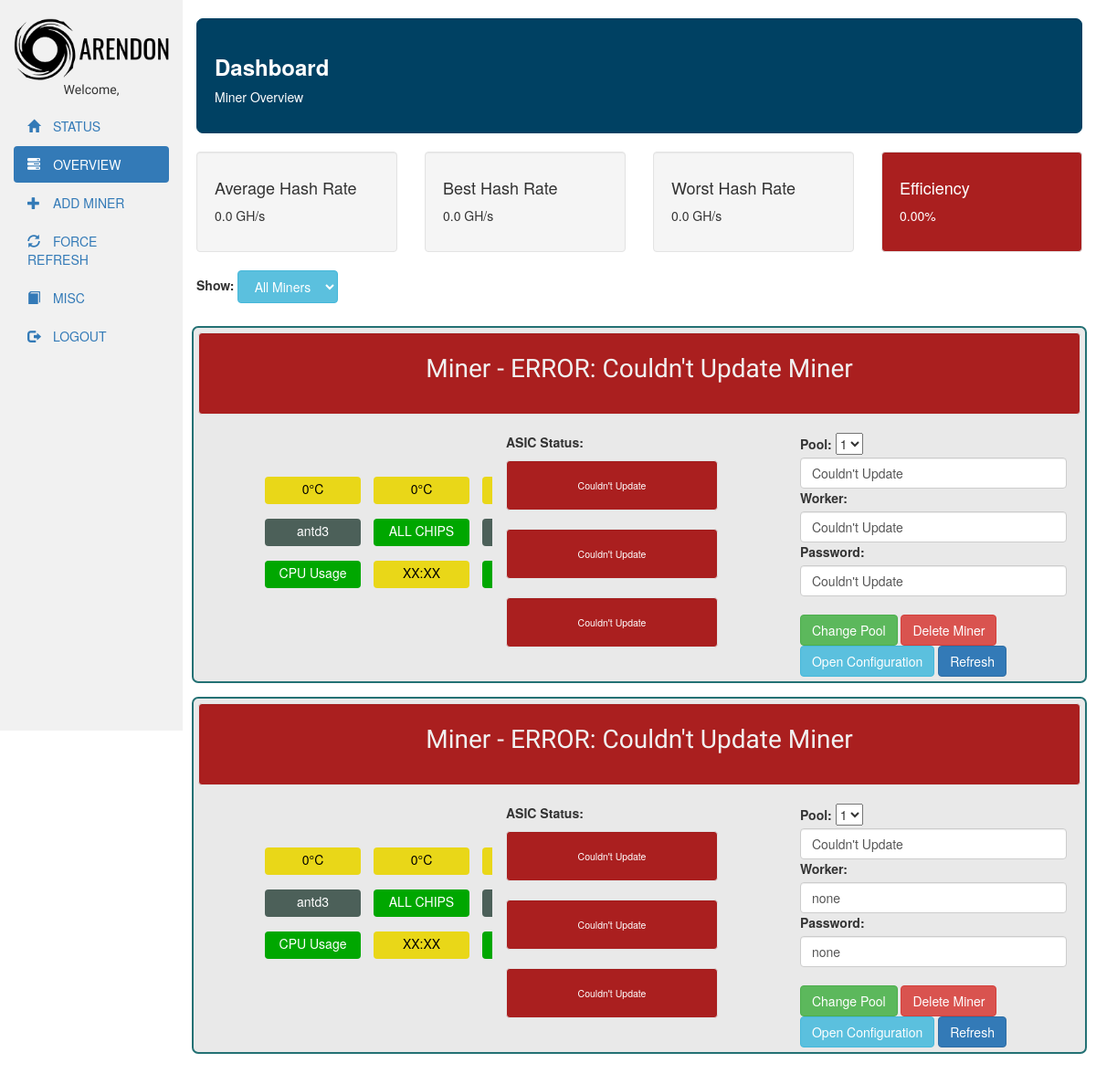
/overview/ (signed in), run on an earlier commit of the app's database.
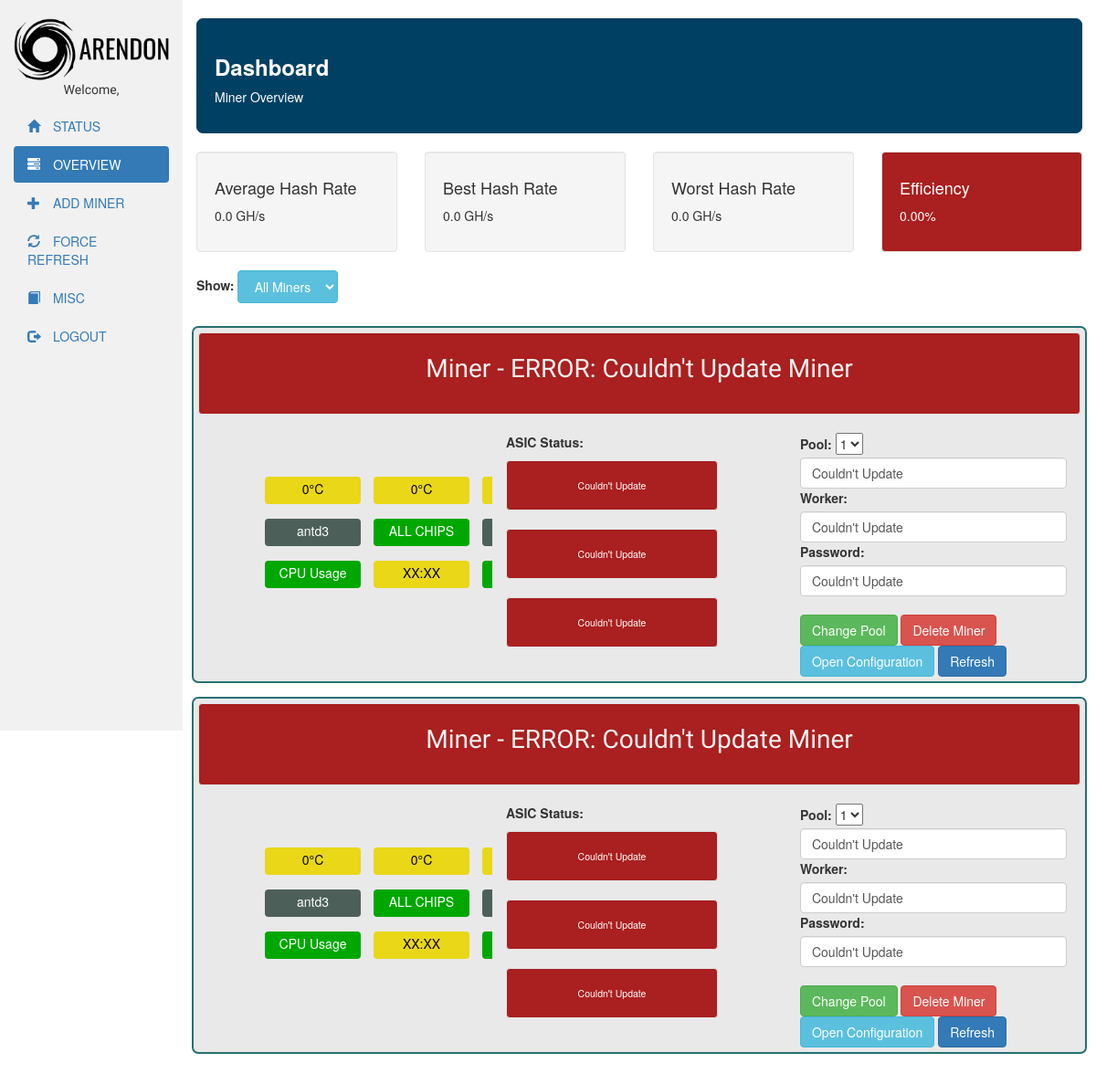
And on a later commit of the database.
### webapp/models.py (models this page shows)
class Miner(models.Model):
    miner_choices = (
    ('antd3','Antminer D3'),
    ('antl3', 'Antminer L3'),
)
    name = models.CharField(max_length=30)
    ip = models.GenericIPAddressField()
    type = models.CharField(max_length=20, choices=miner_choices, default='antd3')
    username = models.CharField(max_length=20, default='root')
    password = models.CharField(max_length=20, default='root')
    sshpassword = models.CharField(max_length=20, default='admin')
    pool_one = models.CharField(max_length=100, default='')
    pool_one_worker = models.CharField(max_length=70, default='')
    pool_one_password = models.CharField(max_length=30, default='')
    pool_two = models.CharField(max_length=100, default='')
    pool_two_worker = models.CharField(max_length=70, default='')
    pool_two_password = models.CharField(max_length=30, default='')
    pool_three = models.CharField(max_length=100, default='')
    pool_three_worker = models.CharField(max_length=70, default='')
    pool_three_password = models.CharField(max_length=30, default='')
    hash_rate = models.FloatField()
    chain_1_temp = models.IntegerField(default=0)
    chain_2_temp = models.IntegerField(default=0)
    chain_3_temp = models.IntegerField(default=0)
    uptime = models.CharField(max_length=20, default='XX:XX')
    asic1 = models.CharField(max_length=70, default='NONE')
    asic2 = models.CharField(max_length=70, default='NONE')
    asic3 = models.CharField(max_length=70, default='NONE')
    bitmain_vil = models.CharField(max_length=10, default='true')
    bitmain_freq = models.CharField(max_length=10, default='0')
    has_error = models.BooleanField(default=True)
    def __unicode__(self):
        return self.name

### webapp/views.py (the view)
# urls.py: url(r'^overview/$',views.overview,name='overview'),
@login_required(login_url='/login/')
def overview(request):
	global HASH_BENCHMARK
	global deleted
	global added
	global pool_change
	global force_ref
	template_dict = {}
	query_list = Miner.objects.all()
	print query_list
	sum = 0.0
	counter = 0.0
	average_hash = 0.0
	high_hash = 0.0
	low_hash = 10000000000000000000.0
	has_miners = False
	for miner in query_list:
		has_miners = True
		if miner.hash_rate > high_hash:
			high_hash = miner.hash_rate
		if miner.hash_rate < low_hash:
			low_hash = miner.hash_rate
		sum = sum + miner.hash_rate
		counter = counter + 1.0
	if counter != 0.0:
		average_hash = str(sum/counter)
	if low_hash == 10000000000000000000.0:
		low_hash = 0.0
	template_dict['eff'] = "{0:.2f}".format((float(average_hash)/HASH_BENCHMARK)*100)
	template_dict['object_list'] = query_list
	template_dict['avg_hash'] = average_hash
	template_dict['min_hash'] = low_hash
	template_dict['max_hash'] = high_hash
	template_dict['miners'] = query_list
	template_dict['user'] = request.user.get_short_name()
	template_dict['has_miners'] = has_miners
	template_dict['refresh_redirect'] = '/overview'
	efficiency = (float(average_hash)/HASH_BENCHMARK)*100
	if efficiency < 70.0:
		template_dict['slow_hash'] = True
	else:
		template_dict['slow_hash'] = False
	if deleted:
		template_dict['deleted'] = True
		deleted = False
	else:
	 	template_dict['deleted'] = False
	if added:
		template_dict['added'] = True
		added = False
	else:
	 	template_dict['added'] = False
	if pool_change:
		template_dict['pool_change'] = True
		pool_change = False
	else:
	 	template_dict['pool_change'] = False
	if force_ref:
		template_dict['force_ref'] = True
		force_ref = False
	else:
	 	template_dict['force_ref'] = False
	return render(request,'webapp/template.html',template_dict)

### webapp/templates/webapp/template.html (shortened to what the changed rows need)
<!DOCTYPE html>
<html lang="en">
<head>
  {% load static %}
  <link rel="stylesheet" href="https://maxcdn.bootstrapcdn.com/bootstrap/3.3.7/css/bootstrap.min.css">
  <link href="https://cdnjs.cloudflare.com/ajax/libs/sweetalert/1.1.3/sweetalert.css" rel="stylesheet" />
</head>
<body>
    <div class="col-sm-10">
      <div id="d3_miners">
      {% for miner in object_list %}
      {% if 'D3' in miner.type|upper %}
      <div class="row">
            <div class="container-fluid miner_cont" id=miner{{miner.id}}>
                {% if 'ERROR' in miner.name %}
                <div class="well miner_title_cont" style="background-color:#AA1F1F;">
                    <p class="miner_title">Miner - {{miner.name}}</p>
                </div>
                {% else %}
                <div class="well miner_title_cont">
                    <p class="miner_title">Miner - {{miner.name}}</p>
                </div>
                {% endif %}
                  <div class="col-sm-4">
                  <table class="table-condensed table-striped" style="margin-left: 50px;">
                      <br>
                      <br>
                        <tbody>
                            <tr style="background-color: #E9E9E9">
                            {% if miner.chain_1_temp < 50 %}
                            <td><div class="result_box_0 classify-warn" title="Chip 1">{{miner.chain_1_temp}}°C</div></td>
                            {% elif miner.chain_1_temp >= 50 and miner.chain_1_temp < 70 %}
                            <td><div class="result_box_0 classify-good" title="Chip 1">{{miner.chain_1_temp}}°C</div></td>
                            {% elif miner.chain_1_temp >= 70 and miner.chain_1_temp < 80 %}
                            <td><div class="result_box_0 classify-warn" title="Chip 1">{{miner.chain_1_temp}}°C</div></td>
                            {% elif miner.chain_1_xtemp >= 80 %}
                            <td><div class="result_box_0 classify-bad" title="Chip 1">{{miner.chain_1_temp}}°C</div></td>
                            {% else %}
                            <td><div class="result_box_0 classify-text" title="Chip 2">{{miner.chain_1_temp}}°C</div></td>
                            {% endif %}
                            {% if miner.chain_2_temp < 50 %}
                            <td><div class="result_box_0 classify-warn" title="Chip 2">{{miner.chain_2_temp}}°C</div></td>
                            {% elif miner.chain_2_temp >= 50 and miner.chain_2_temp < 70 %}
                            <td><div class="result_box_0 classify-good" title="Chip 2">{{miner.chain_2_temp}}°C</div></td>
                            {% elif miner.chain_2_temp >= 70 and miner.chain_2_temp < 80 %}
                            <td><div class="result_box_0 classify-warn" title="Chip 2">{{miner.chain_2_temp}}°C</div></td>
                            {% elif miner.chain_2_temp >= 80 %}
                            <td><div class="result_box_0 classify-bad" title="Chip 2">{{miner.chain_2_temp}}°C</div></td>
                            {% else %}
                            <td><div class="result_box_0 classify-text" title="Chip 2">{{miner.chain_1_temp}}°C</div></td>
                            {% endif %}
                            {% if miner.chain_3_temp < 50 %}
                            <td><div class="result_box_0 classify-warn" title="Chip 3">{{miner.chain_3_temp}}°C</div></td>
                            {% elif miner.chain_3_temp >= 50 and miner.chain_3_temp < 70 %}
                            <td><div class="result_box_0 classify-good" title="Chip 3">{{miner.chain_3_temp}}°C</div></td>
                            {% elif miner.chain_3_temp >= 70 and miner.chain_3_temp < 80 %}
                            <td><div class="result_box_0 classify-warn" title="Chip 3">{{miner.chain_3_temp}}°C</div></td>
                            {% elif miner.chain_3_temp >= 80 %}
                            <td><div class="result_box_0 classify-bad" title="Chip 3">{{miner.chain_3_temp}}°C</div></td>
                            {% else %}
                            <td><div class="result_box_0 classify-text" title="Chip 3">{{miner.chain_1_temp}}°C</div></td>
                            {% endif %}
                            </tr>
                            <tr style="background-color: #E9E9E9">
				    <td><div class="result_box_0 classify-text" title="Miner Type">{{ miner.type }}</div></td>
                <td><div class="result_box_0 classify-good">ALL CHIPS</div> </td>
                <td><div class="result_box_0 classify-text" title="IP Address">{{miner.ip}}</div> </td>
                            </tr>
                            <tr style="background-color: #E9E9E9">
                <td><div class="result_box_0 classify-good">CPU Usage</div></td>
                {% if ':' in miner.uptime %}
                <td><div class="result_box_0 classify-warn" title="Uptime (hrs)">{{miner.uptime}}</div> </td>
                {% else %}
                <td><div class="result_box_0 classify-good" title="Uptime (days)">{{miner.uptime}}</div> </td>
                {% endif %}
                <td><div class="result_box_0 classify-good" title="Rate (GH/s)">{{miner.hash_rate}}</div> </td>
                            </tr>
                        </tbody>
                  </table>
              </div>
              <div class="col-sm-4"style="background-color: #E9E9E9">
                  <p style="text-align:left;font-weight:bold">ASIC Status:</p>
                  {% if 'x' in miner.asic1  or 'Couldn' in miner.asic1 %}
                  <div class="well classify-bad" style="font-size:0.75em; margin-right: 60px; text-align:center " title="Chip 1">
                    {{miner.asic1}}
                  </div>
                  {% else %}
                  <div class="well classify-good" style="font-size:0.75em; margin-right: 60px; text-align:center " title="Chip 1">
                    {{miner.asic1}}
                  </div>
                  {% endif %}
                  {% if 'x' in miner.asic2  or 'Couldn' in miner.asic2 %}
                  <div class="well classify-bad" style="font-size:0.75em; margin-right: 60px; text-align:center " title="Chip 2">
                    {{miner.asic2}}
                  </div>
                  {% else %}
                  <div class="well classify-good" style="font-size:0.75em; margin-right: 60px; text-align:center " title="Chip 2">
                    {{miner.asic2}}
                  </div>
                  {% endif %}
                  {% if 'x' in miner.asic3  or 'Couldn' in miner.asic3 %}
                  <div class="well classify-bad" style="font-size:0.75em; margin-right: 60px; text-align:center " title="Chip 3">
                    {{miner.asic3}}
                  </div>
                  {% else %}
                  <div class="well classify-good" style="font-size:0.75em; margin-right: 60px; text-align:center " title="Chip 3">
                    {{miner.asic3}}
                  </div>
                  {% endif %}
              </div>
                  <div class="col-sm-4">
                      <form class="form-group" action="/change_pools/" method="post" style="display:inline">
                            <label for="pool">Pool: </label>
                            <select name="pool" id={{miner.id}}select onclick="selectChange(this,{{miner.id}},'{{miner.pool_one}}','{{miner.pool_two}}',
                            '{{miner.pool_three}}','{{miner.pool_one_worker}}','{{miner.pool_two_worker}}','{{miner.pool_three_worker}}',
                            '{{miner.pool_one_password}}','{{miner.pool_two_password}}','{{miner.pool_three_password}}')" >
                                <option value="1"> 1 </option>
                            </select>
                            <input type="text" class="form-control" name="{{miner.id}}pool" id="{{miner.id}}pool"
                                value="{{miner.pool_one}}">
                            <label for="worker">Worker: </label>
                            <input type="text" class="form-control" name="{{miner.id}}poolworker" id="{{miner.id}}poolworker"
                            value="{{miner.pool_one_worker}}">
                            <label for="password">Password: </label>
                            <input type="text" class="form-control" name="{{miner.id}}poolpassword" id="{{miner.id}}poolpassword"
                            value="{{miner.pool_one_password}}">
                            <br>
                            <input type="submit" name = "{{miner.id}}changepool" value="Change Pool"
                            class="btn btn-success"></form>
                            <form action="/delete_miner/" method="post" style="display:inline">
                                    <input type="submit" name = "{{miner.id}}delete" value="Delete Miner"
                                    class="btn btn-danger">
                                    <a href="http://{{miner.ip}}/cgi-bin/minerConfiguration.cgi" target="_blank"
                                    class="btn btn-info" id={{miner.id}}openpage>Open Configuration</a>
                                    </form>
                            <form action="/refresh_one/" method="post" style="display:inline">
                                    <input type="submit" name = "{{miner.id}}update" value="Refresh"
                                    class="btn btn-primary">
                                    </form>
                  </div>
          </div>
          </div>
        {% endif %}
        {% endfor %}
      </div>
          <br>
          <br>
    </div>
</body>
</html>

What changed in the data, as far as the page shows it:
changed Miner (number 2 of 2 on the later page): pool_one_worker "none" → "Couldn't Update"; pool_one_password "none" → "Couldn't Update"
